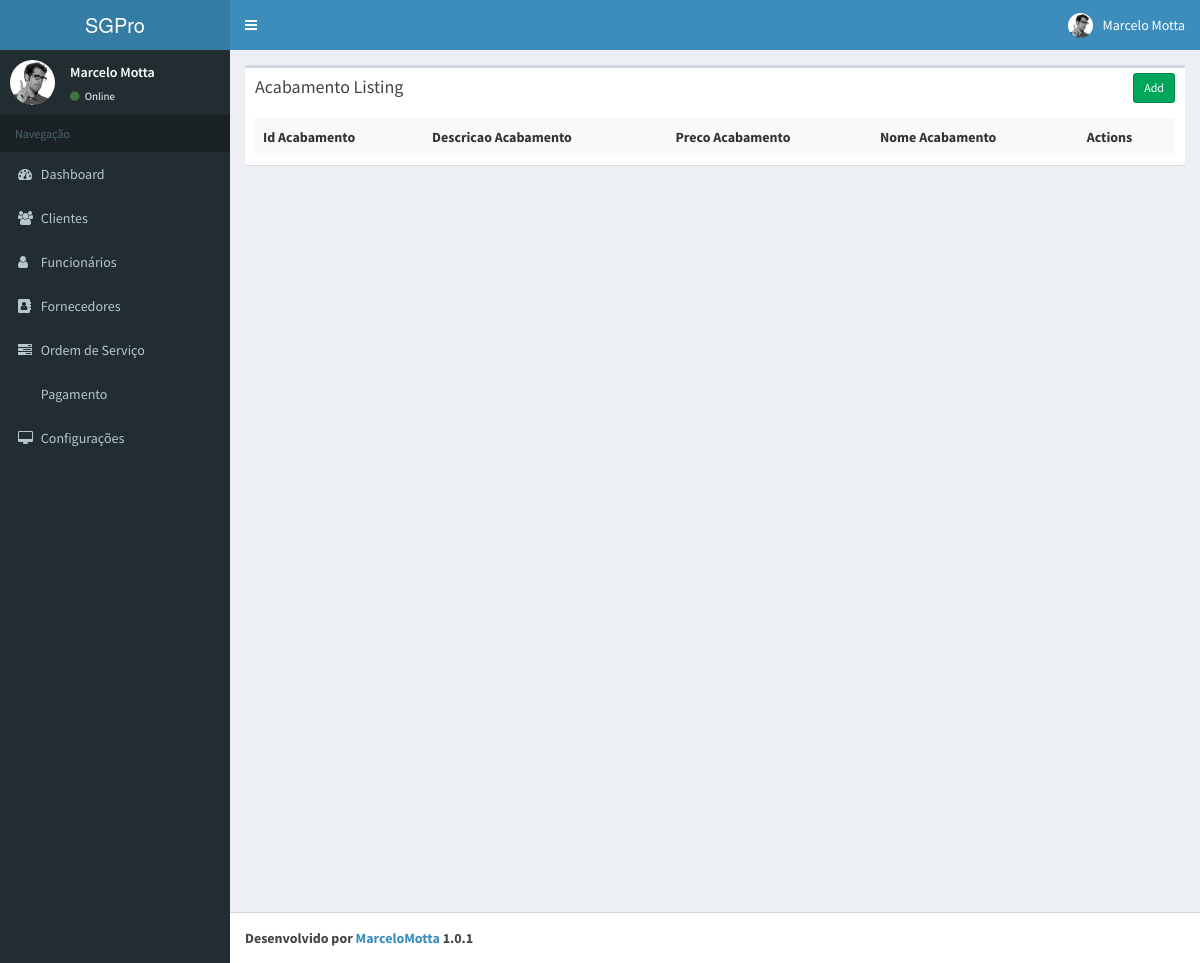
Before: /app-developing/index.php/acabamento with the older database file.
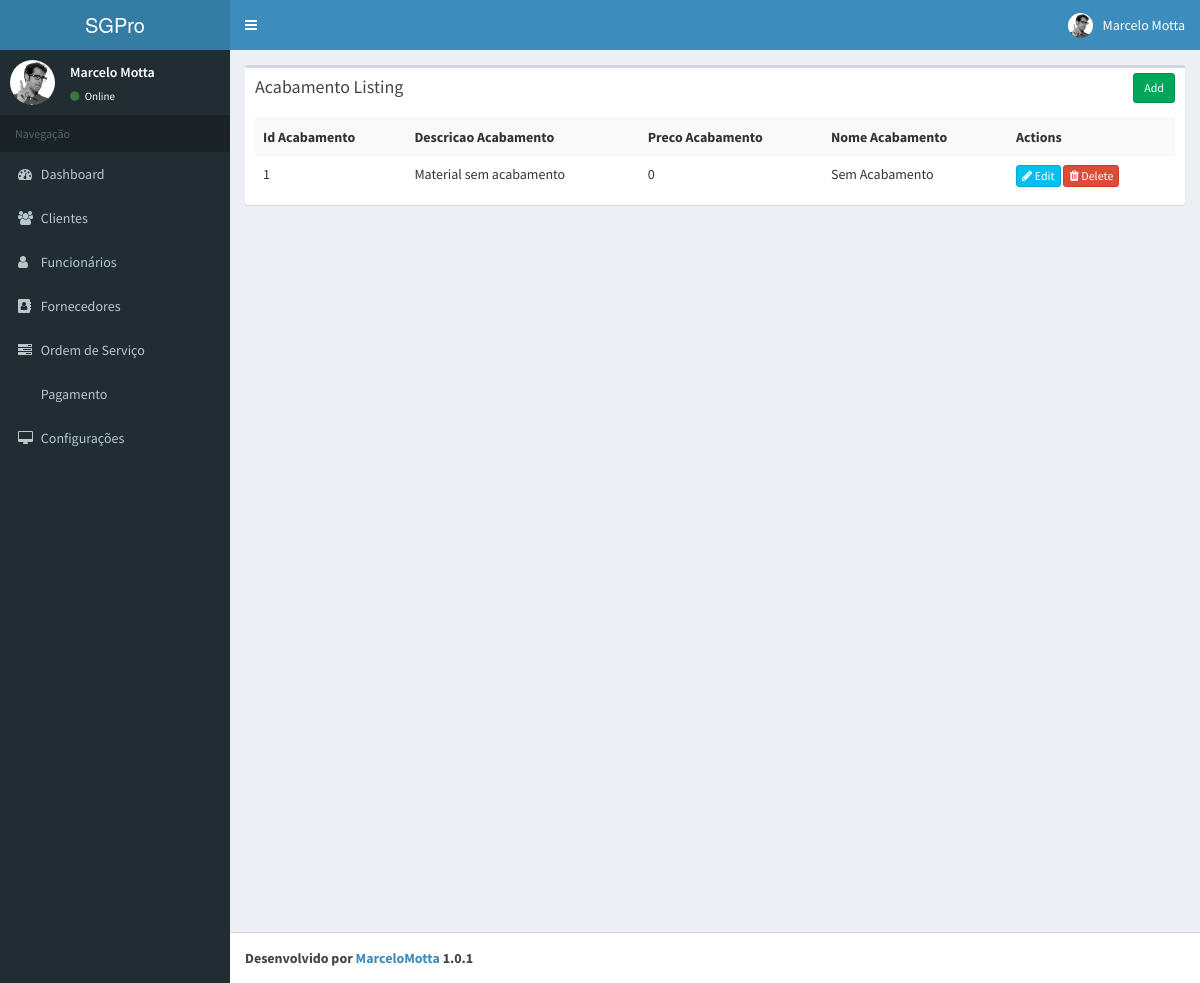
After: the same page with the newer database file.
### tables this page shows
CREATE TABLE `acabamento` (
  `id_acabamento` int(11) NOT NULL,
  `nome_acabamento` varchar(30) NOT NULL,
  `descricao_acabamento` varchar(150) NOT NULL,
  `preco_acabamento` int(30) NOT NULL
);

### app-developing/application/controllers/Acabamento.php (called while the page is built, shortened)
<?php
class Acabamento extends CI_Controller{
    function __construct()
    {
        $this->load->model('Acabamento_model');
    }
    function index()
    {
        $params['limit'] = RECORDS_PER_PAGE;
        $params['offset'] = ($this->input->get('per_page')) ? $this->input->get('per_page') : 0;
        $data['acabamento'] = $this->Acabamento_model->get_all_acabamento($params);
        $data['_view'] = 'acabamento/index';
        $this->load->view('layouts/main',$data);
    }
}

### app-developing/index.php (called while the page is built, shortened)
<?php
require_once BASEPATH.'core/CodeIgniter.php';

### app-developing/application/models/Acabamento_model.php (called while the page is built, shortened)
<?php
class Acabamento_model extends CI_Model
{
    function get_all_acabamento_count()
    {
        $this->db->from('acabamento');
        return $this->db->count_all_results();
    }
    function get_all_acabamento($params = array())
    {
        $this->db->order_by('id_acabamento', 'desc');
        if(isset($params) && !empty($params))
        {
            $this->db->limit($params['limit'], $params['offset']);
        }
        return $this->db->get('acabamento')->result_array();
    }
}

### app-developing/application/views/acabamento/index.php (the view, shortened to what this page needs)
<div class="row">
    <div class="col-md-12">
        <div class="box">
            <div class="box-header">
                <h3 class="box-title">Acabamento Listing</h3>
            	<div class="box-tools">
                    <a href="<?php echo site_url('acabamento/add'); ?>" class="btn btn-success btn-sm">Add</a>
                </div>
            </div>
            <div class="box-body">
                <table class="table table-striped">
                    <tr>
						<th>Id Acabamento</th>
						<th>Descricao Acabamento</th>
						<th>Preco Acabamento</th>
						<th>Nome Acabamento</th>
						<th>Actions</th>
                    </tr>
                    <?php foreach($acabamento as $a){ ?>
                    <tr>
						<td><?php echo $a['id_acabamento']; ?></td>
						<td><?php echo $a['descricao_acabamento']; ?></td>
						<td><?php echo $a['preco_acabamento']; ?></td>
						<td><?php echo $a['nome_acabamento']; ?></td>
						<td>
                            <a href="<?php echo site_url('acabamento/edit/'.$a['id_acabamento']); ?>" class="btn btn-info btn-xs"><span class="fa fa-pencil"></span> Edit</a>
                            <a href="<?php echo site_url('acabamento/remove/'.$a['id_acabamento']); ?>" class="btn btn-danger btn-xs"><span class="fa fa-trash"></span> Delete</a>
                        </td>
                    </tr>
                    <?php } ?>
                </table>
            </div>
        </div>
    </div>
</div>

Changed rows visible on the page:
added acabamento: id_acabamento "1", descricao_acabamento "Material sem acabamento", preco_acabamento "0", nome_acabamento "Sem Acabamento"
